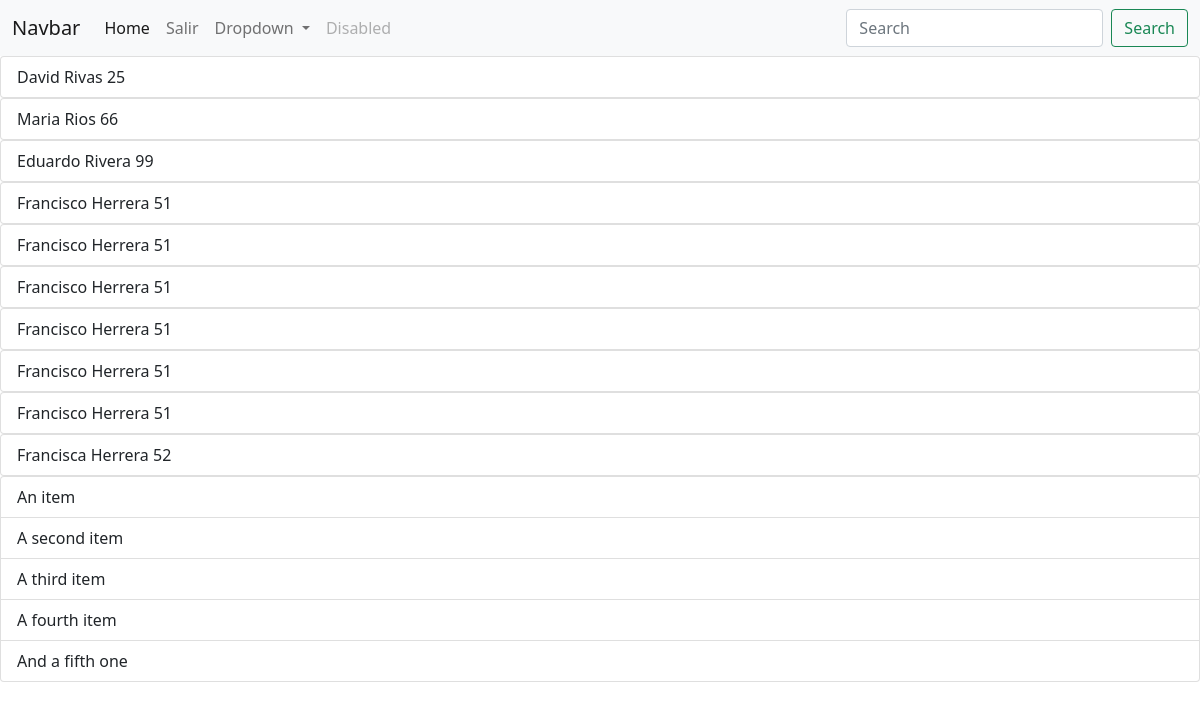
Before: /clientes with the older database file.
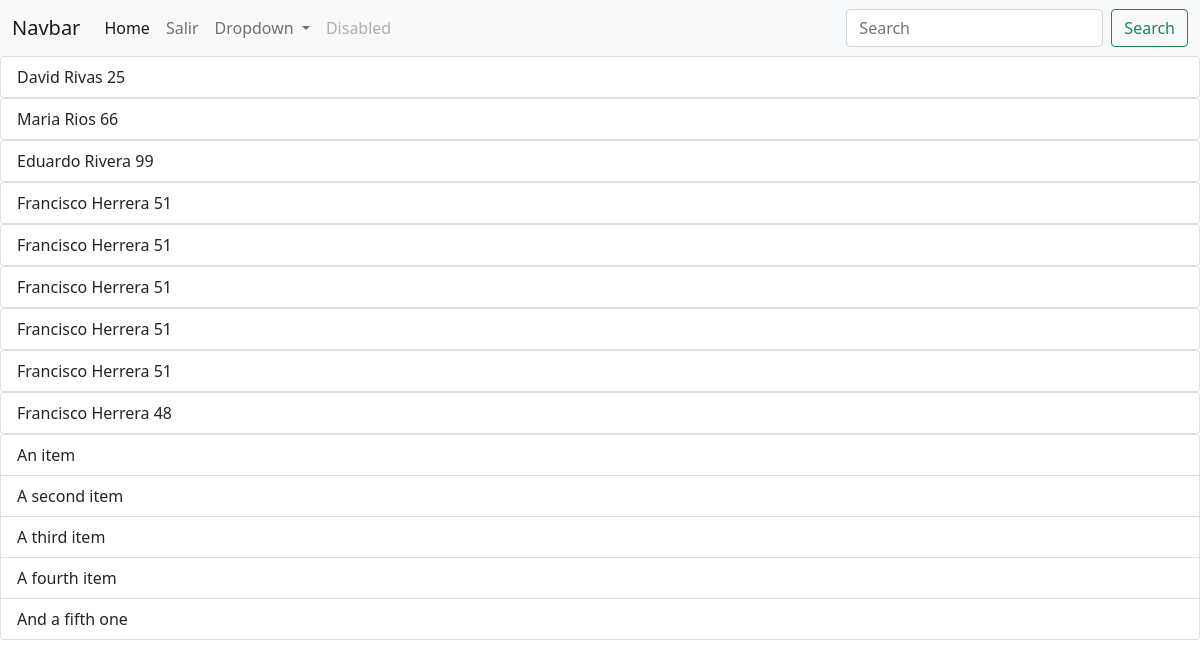
After: the same page with the newer database file.
### catalogo/models.py (models this page shows)
class Cliente(models.Model):
    rut = models.CharField(max_length=10, null=False)
    nombre = models.CharField(max_length=50, null=False)
    apellido = models.CharField(max_length=100, null=False)
    edad= models.IntegerField()
    clave= models.CharField(max_length=20)

### catalogo/views.py (the view)
# urls.py: path('clientes', views.clientes),
def clientes(request):
    cliente= Cliente.objects.all()
    return render(request, 'catalogo/clientes.html', {"data":cliente})

### catalogo/templates/catalogo/clientes.html
{% extends 'catalogo/layout.html'%}
{% block content %}
    {% for cli in data %}
    <ul class="list-group">
        {% if cli.edad >= 18 %}
            <li class="list-group-item">{{cli.nombre}} {{cli.apellido}} {{cli.edad}}</li>
        {% endif %}
    </ul>
    {% endfor %}
{% endblock %}

Changed rows visible on the page:
removed Cliente: nombre "Francisca", apellido "Herrera", edad "52"
changed Cliente (number 9 of 9 on the later page): edad "51" → "48"
